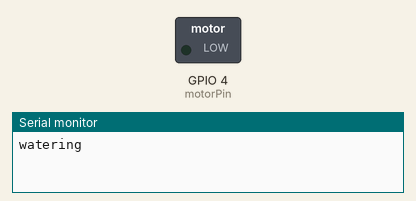
Recording of a sketch running on a simulated ESP32. On the bench: switched loads named in the sketch (green lamp = pin HIGH), the last lines printed to the serial monitor. At 14.0 s the program puts the board to deep sleep or switches it off; the recording ends there.

Above: at 1.1 s.
At 11.1 s:
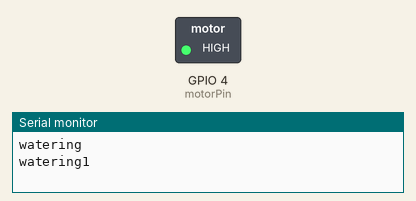
Timing chart, 0 to 14.0 s (numbered marks = the images above):
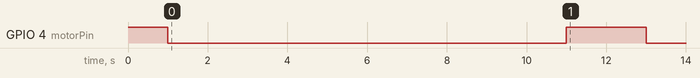

Measured:
- by itself, GPIO 4 (motorPin): HIGH → LOW at 1.0 s, → HIGH 10.0 s later, → LOW 2.0 s later

The sketch:

watering_Nano_sleep.ino
```cpp
#include <TimeLib.h>

const int motorPin=4;      //the number of 4  is D2 on Wemos mini
int hour_current;
int hour_old=0;
int water_int=1; //watering interval in hour
int duration=2; //watering duration in sec for each time
void setup() {
  pinMode(motorPin, OUTPUT);

Serial.begin(115200);

  digitalWrite(motorPin, HIGH);
  Serial.println("watering");
  delay(1000);  //starting pumping time
  digitalWrite(motorPin,LOW);
  delay(10000);

}

void loop() {

//  hour_current = second(); //current hour after turning on
// int residue=hour_current%1;   //ON every 8hours

//  if(hour_current!=hour_old) {

  digitalWrite(motorPin, HIGH);
  Serial.println("watering1");
  delay(duration*1000); //motor ON duration
  digitalWrite(motorPin,LOW);
//  }

  hour_old=hour_current;
  Serial.print(hour_current);
//  Serial.println(minute());
  Serial.println(second());
  delay(1000);
 ESP.deepSleep(1000000*60*66*water_int);
 delay(500);
}
```
